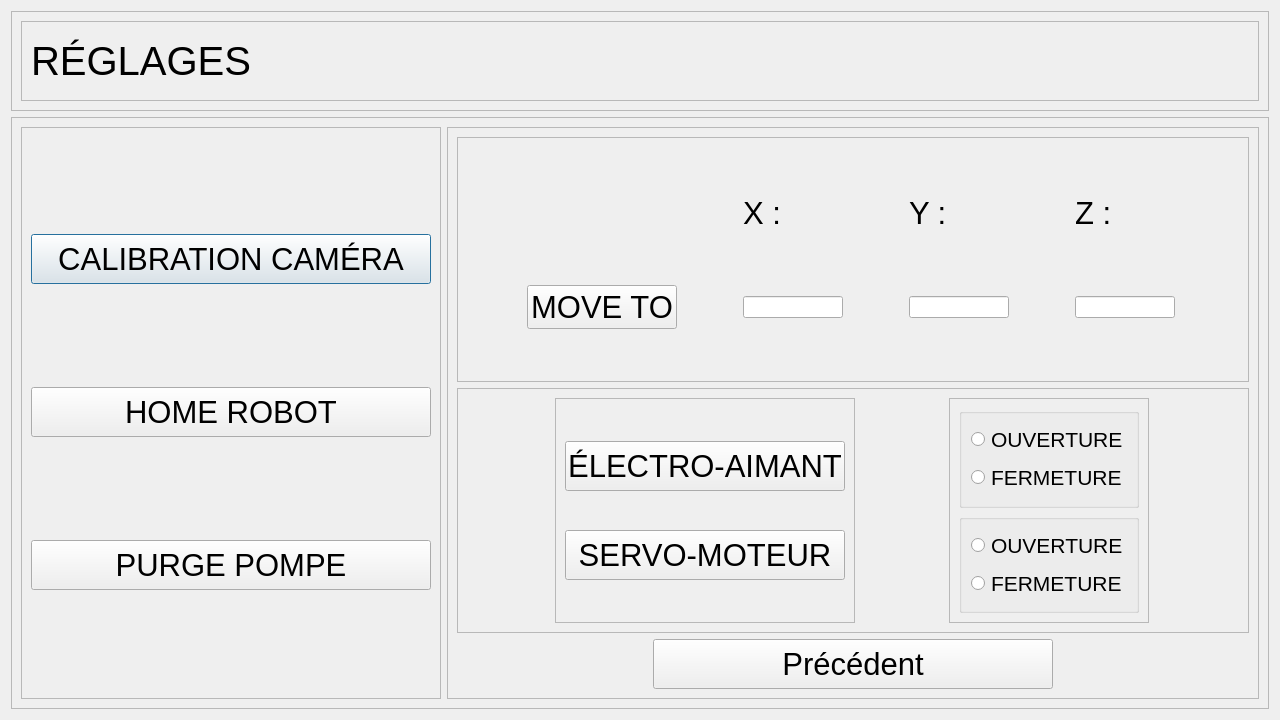
<?xml version="1.0" encoding="UTF-8"?>
<ui version="4.0">
 <class>Dialog</class>
 <widget class="QDialog" name="Dialog">
  <property name="geometry">
   <rect>
    <x>0</x>
    <y>0</y>
    <width>1280</width>
    <height>720</height>
   </rect>
  </property>
  <property name="minimumSize">
   <size>
    <width>1280</width>
    <height>720</height>
   </size>
  </property>
  <property name="maximumSize">
   <size>
    <width>1280</width>
    <height>720</height>
   </size>
  </property>
  <property name="windowTitle">
   <string>Dialog</string>
  </property>
  <layout class="QVBoxLayout" name="verticalLayout">
   <item>
    <widget class="QFrame" name="frame">
     <property name="maximumSize">
      <size>
       <width>16777215</width>
       <height>100</height>
      </size>
     </property>
     <property name="frameShape">
      <enum>QFrame::StyledPanel</enum>
     </property>
     <property name="frameShadow">
      <enum>QFrame::Raised</enum>
     </property>
     <layout class="QHBoxLayout" name="horizontalLayout">
      <item>
       <widget class="QFrame" name="frame_4">
        <property name="frameShape">
         <enum>QFrame::StyledPanel</enum>
        </property>
        <property name="frameShadow">
         <enum>QFrame::Raised</enum>
        </property>
        <layout class="QHBoxLayout" name="horizontalLayout_2">
         <item>
          <widget class="QLabel" name="label">
           <property name="font">
            <font>
             <pointsize>30</pointsize>
            </font>
           </property>
           <property name="text">
            <string>RÉGLAGES</string>
           </property>
          </widget>
         </item>
        </layout>
       </widget>
      </item>
     </layout>
    </widget>
   </item>
   <item>
    <widget class="QFrame" name="frame_2">
     <property name="frameShape">
      <enum>QFrame::StyledPanel</enum>
     </property>
     <property name="frameShadow">
      <enum>QFrame::Raised</enum>
     </property>
     <layout class="QHBoxLayout" name="horizontalLayout_3">
      <item>
       <widget class="QFrame" name="frame_3">
        <property name="frameShape">
         <enum>QFrame::StyledPanel</enum>
        </property>
        <property name="frameShadow">
         <enum>QFrame::Raised</enum>
        </property>
        <layout class="QVBoxLayout" name="verticalLayout_2">
         <item alignment="Qt::AlignHCenter">
          <widget class="QPushButton" name="bouton_calibration">
           <property name="minimumSize">
            <size>
             <width>400</width>
             <height>50</height>
            </size>
           </property>
           <property name="maximumSize">
            <size>
             <width>400</width>
             <height>16777215</height>
            </size>
           </property>
           <property name="font">
            <font>
             <pointsize>23</pointsize>
            </font>
           </property>
           <property name="text">
            <string>CALIBRATION CAMÉRA</string>
           </property>
          </widget>
         </item>
         <item alignment="Qt::AlignHCenter">
          <widget class="QPushButton" name="home_all">
           <property name="minimumSize">
            <size>
             <width>400</width>
             <height>50</height>
            </size>
           </property>
           <property name="maximumSize">
            <size>
             <width>400</width>
             <height>16777215</height>
            </size>
           </property>
           <property name="font">
            <font>
             <pointsize>23</pointsize>
            </font>
           </property>
           <property name="text">
            <string>HOME ROBOT</string>
           </property>
          </widget>
         </item>
         <item alignment="Qt::AlignHCenter">
          <widget class="QPushButton" name="purge_pompes">
           <property name="minimumSize">
            <size>
             <width>400</width>
             <height>50</height>
            </size>
           </property>
           <property name="maximumSize">
            <size>
             <width>400</width>
             <height>16777215</height>
            </size>
           </property>
           <property name="font">
            <font>
             <pointsize>23</pointsize>
            </font>
           </property>
           <property name="text">
            <string>PURGE POMPE</string>
           </property>
          </widget>
         </item>
        </layout>
       </widget>
      </item>
      <item>
       <widget class="QFrame" name="frame_5">
        <property name="frameShape">
         <enum>QFrame::StyledPanel</enum>
        </property>
        <property name="frameShadow">
         <enum>QFrame::Raised</enum>
        </property>
        <layout class="QGridLayout" name="gridLayout">
         <item row="0" column="0">
          <widget class="QFrame" name="frame_6">
           <property name="frameShape">
            <enum>QFrame::StyledPanel</enum>
           </property>
           <property name="frameShadow">
            <enum>QFrame::Raised</enum>
           </property>
           <layout class="QGridLayout" name="gridLayout_2">
            <item row="3" column="3">
             <widget class="QLineEdit" name="position_y">
              <property name="maximumSize">
               <size>
                <width>100</width>
                <height>16777215</height>
               </size>
              </property>
             </widget>
            </item>
            <item row="3" column="2">
             <widget class="QLineEdit" name="position_x">
              <property name="maximumSize">
               <size>
                <width>100</width>
                <height>16777215</height>
               </size>
              </property>
             </widget>
            </item>
            <item row="3" column="4">
             <widget class="QLineEdit" name="position_z">
              <property name="maximumSize">
               <size>
                <width>100</width>
                <height>16777215</height>
               </size>
              </property>
             </widget>
            </item>
            <item row="3" column="0">
             <widget class="QPushButton" name="move_to">
              <property name="maximumSize">
               <size>
                <width>150</width>
                <height>16777215</height>
               </size>
              </property>
              <property name="font">
               <font>
                <pointsize>23</pointsize>
               </font>
              </property>
              <property name="text">
               <string>MOVE TO</string>
              </property>
             </widget>
            </item>
            <item row="2" column="2">
             <widget class="QLabel" name="label_4">
              <property name="maximumSize">
               <size>
                <width>16777215</width>
                <height>50</height>
               </size>
              </property>
              <property name="font">
               <font>
                <pointsize>23</pointsize>
               </font>
              </property>
              <property name="text">
               <string>X :</string>
              </property>
             </widget>
            </item>
            <item row="2" column="3">
             <widget class="QLabel" name="label_5">
              <property name="font">
               <font>
                <pointsize>23</pointsize>
               </font>
              </property>
              <property name="text">
               <string>Y :</string>
              </property>
             </widget>
            </item>
            <item row="2" column="4">
             <widget class="QLabel" name="label_6">
              <property name="font">
               <font>
                <pointsize>23</pointsize>
               </font>
              </property>
              <property name="text">
               <string>Z :</string>
              </property>
             </widget>
            </item>
           </layout>
          </widget>
         </item>
         <item row="1" column="0">
          <widget class="QFrame" name="frame_7">
           <property name="frameShape">
            <enum>QFrame::StyledPanel</enum>
           </property>
           <property name="frameShadow">
            <enum>QFrame::Raised</enum>
           </property>
           <layout class="QHBoxLayout" name="horizontalLayout_4">
            <item>
             <widget class="QFrame" name="frame_8">
              <property name="maximumSize">
               <size>
                <width>300</width>
                <height>16777215</height>
               </size>
              </property>
              <property name="frameShape">
               <enum>QFrame::StyledPanel</enum>
              </property>
              <property name="frameShadow">
               <enum>QFrame::Raised</enum>
              </property>
              <layout class="QVBoxLayout" name="verticalLayout_4">
               <item>
                <widget class="QPushButton" name="bouton_electro">
                 <property name="maximumSize">
                  <size>
                   <width>16777215</width>
                   <height>50</height>
                  </size>
                 </property>
                 <property name="font">
                  <font>
                   <pointsize>23</pointsize>
                  </font>
                 </property>
                 <property name="text">
                  <string>ÉLECTRO-AIMANT</string>
                 </property>
                </widget>
               </item>
               <item>
                <widget class="QPushButton" name="bouton_servo">
                 <property name="maximumSize">
                  <size>
                   <width>16777215</width>
                   <height>50</height>
                  </size>
                 </property>
                 <property name="font">
                  <font>
                   <pointsize>23</pointsize>
                  </font>
                 </property>
                 <property name="text">
                  <string>SERVO-MOTEUR</string>
                 </property>
                </widget>
               </item>
              </layout>
             </widget>
            </item>
            <item>
             <widget class="QFrame" name="frame_9">
              <property name="maximumSize">
               <size>
                <width>200</width>
                <height>16777215</height>
               </size>
              </property>
              <property name="frameShape">
               <enum>QFrame::StyledPanel</enum>
              </property>
              <property name="frameShadow">
               <enum>QFrame::Raised</enum>
              </property>
              <layout class="QVBoxLayout" name="verticalLayout_3">
               <item>
                <widget class="QGroupBox" name="groupBox">
                 <property name="title">
                  <string/>
                 </property>
                 <layout class="QVBoxLayout" name="verticalLayout_5">
                  <item>
                   <widget class="QRadioButton" name="radio_ouverture_electro">
                    <property name="font">
                     <font>
                      <pointsize>16</pointsize>
                     </font>
                    </property>
                    <property name="text">
                     <string>OUVERTURE</string>
                    </property>
                   </widget>
                  </item>
                  <item>
                   <widget class="QRadioButton" name="radio_fermeture_electro">
                    <property name="font">
                     <font>
                      <pointsize>16</pointsize>
                     </font>
                    </property>
                    <property name="text">
                     <string>FERMETURE</string>
                    </property>
                   </widget>
                  </item>
                 </layout>
                </widget>
               </item>
               <item>
                <widget class="QGroupBox" name="groupBox_2">
                 <property name="title">
                  <string/>
                 </property>
                 <layout class="QVBoxLayout" name="verticalLayout_6">
                  <item>
                   <widget class="QRadioButton" name="radio_ouverture_servo">
                    <property name="font">
                     <font>
                      <pointsize>16</pointsize>
                     </font>
                    </property>
                    <property name="text">
                     <string>OUVERTURE</string>
                    </property>
                   </widget>
                  </item>
                  <item>
                   <widget class="QRadioButton" name="radio_fermeture_servo">
                    <property name="font">
                     <font>
                      <pointsize>16</pointsize>
                     </font>
                    </property>
                    <property name="text">
                     <string>FERMETURE</string>
                    </property>
                   </widget>
                  </item>
                 </layout>
                </widget>
               </item>
              </layout>
             </widget>
            </item>
           </layout>
          </widget>
         </item>
         <item row="3" column="0" alignment="Qt::AlignHCenter">
          <widget class="QPushButton" name="precedent">
           <property name="minimumSize">
            <size>
             <width>400</width>
             <height>50</height>
            </size>
           </property>
           <property name="maximumSize">
            <size>
             <width>400</width>
             <height>50</height>
            </size>
           </property>
           <property name="font">
            <font>
             <pointsize>23</pointsize>
            </font>
           </property>
           <property name="text">
            <string>Précédent</string>
           </property>
          </widget>
         </item>
        </layout>
       </widget>
      </item>
     </layout>
    </widget>
   </item>
  </layout>
 </widget>
 <resources/>
 <connections/>
</ui>
